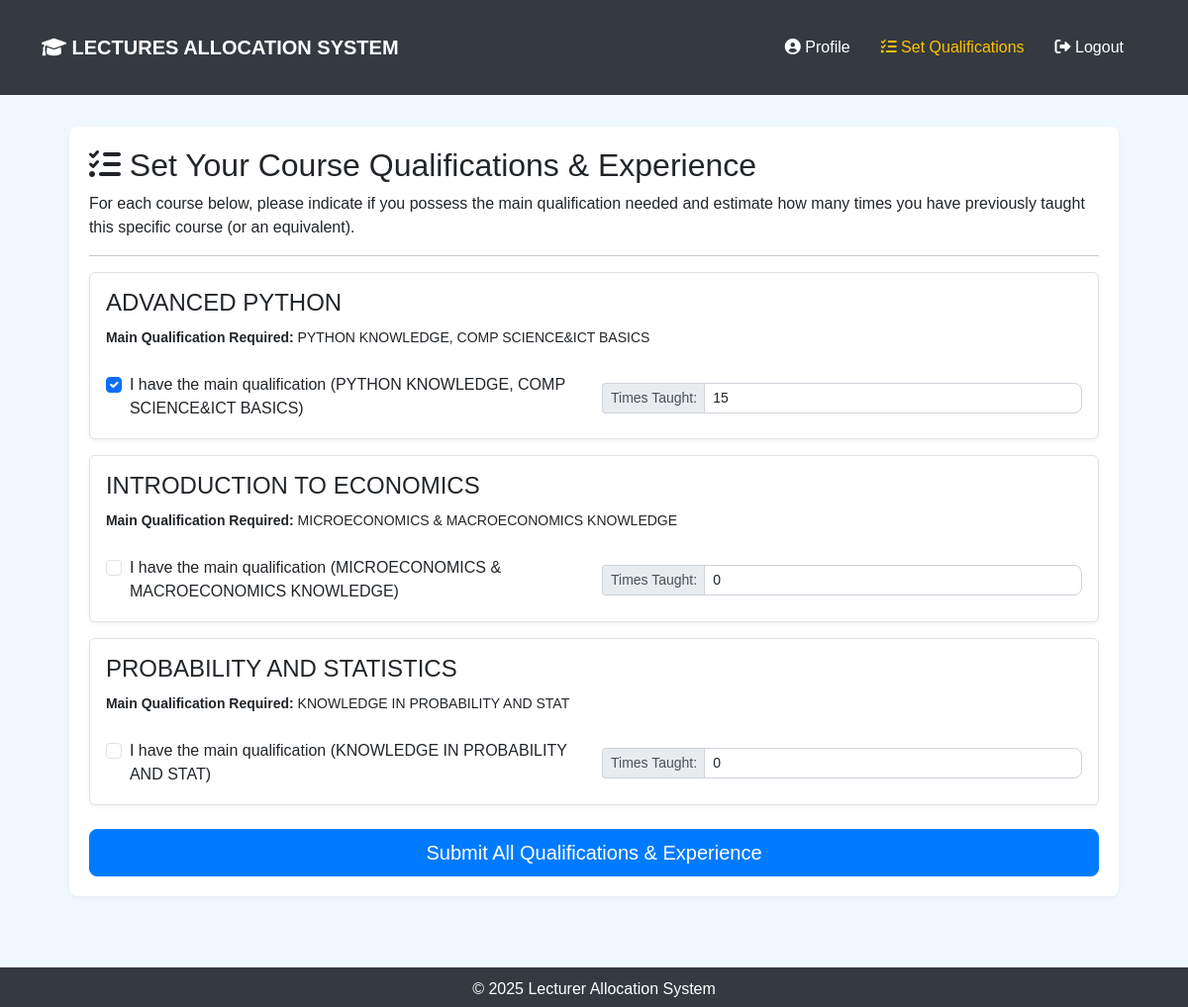
Screenshot of /lecturer/set_qualifications (signed in) with the database file from the repository.
### tables this page shows
CREATE TABLE courses (
            id INTEGER PRIMARY KEY AUTOINCREMENT,
            name TEXT NOT NULL,
            required_qual TEXT,
            difficulty INTEGER NOT NULL CHECK(difficulty >= 1 AND difficulty <= 10),
            lecturer_id INTEGER,
            main_qualification TEXT NOT NULL,
            FOREIGN KEY (lecturer_id) REFERENCES lecturers(id) ON DELETE SET NULL
        );

### MAIN.py (the view, shortened to what this page needs)
@app.route('/lecturer/set_qualifications', methods=['GET', 'POST'])
def lecturer_set_qualifications():
    if 'lecturer_id' not in session:
        flash("Please log in to set qualifications.", "warning"); return redirect(url_for('login'))
    lecturer_id = session['lecturer_id']; db = get_db(); c = db.cursor()
    courses = []; existing_qualifications = {}; error = None
    try:
        courses = c.execute('SELECT id, name, main_qualification FROM courses ORDER BY name').fetchall()
        c.execute('SELECT course_id, has_qualification, experience_years FROM lecturer_qualifications WHERE lecturer_id = ?', (lecturer_id,))
        for row in c.fetchall(): existing_qualifications[row['course_id']] = {'has_qual': bool(row['has_qualification']), 'exp': row['experience_years']}
    except Exception as e:
         print(f"Error loading data for set_qualifications: {e}"); flash("Error loading course data.", "danger")
         return render_template('lecturer_set_qualifications.html', courses=[], existing_qualifications={}, error="Failed to load course data.")
    return render_template('lecturer_set_qualifications.html', courses=courses, existing_qualifications=existing_qualifications, error=error)

### MAIN.py (called while the page is built)
def get_db():
    if 'db' not in g:
        g.db = sqlite3.connect(app.config['DATABASE'])
        g.db.row_factory = sqlite3.Row
    return g.db

### templates/lecturer_set_qualifications.html (shortened to what this page needs)
{% extends "base.html" %}
{% block content %}
<div class="form-container">
    <h2><i class="fas fa-tasks"></i> Set Your Course Qualifications & Experience</h2>
    <p>For each course below, please indicate if you possess the main qualification needed and estimate how many times you have previously taught this specific course (or an equivalent).</p>
    <hr>
    {% if courses %}
        <form method="POST" action="{{ url_for('lecturer_set_qualifications') }}">
            {% for course in courses %}
            <div class="course-card mb-3 p-3 border rounded">
                <h4>{{ course.name }}</h4>
                <p class="mb-1"><small><strong>Main Qualification Required:</strong> {{ course.main_qualification }}</small></p>
                <div class="row g-3 align-items-center mt-2">
                    <div class="col-md-6">
                         <div class="form-check">
                            <input class="form-check-input" type="checkbox"
                                   name="qual_{{ course.id }}" id="qual_{{ course.id }}"
                                   {% if existing_qualifications.get(course.id, {}).get('has_qual') %}checked{% endif %}>
                            <label class="form-check-label" for="qual_{{ course.id }}">
                                I have the main qualification ({{ course.main_qualification }})
                            </label>
                        </div>
                    </div>
                    <div class="col-md-6">
                        <div class="input-group input-group-sm">
                             <span class="input-group-text" id="exp_label_{{ course.id }}">Times Taught:</span>
                            <input type="number" class="form-control"
                                   name="exp_{{ course.id }}" id="exp_{{ course.id }}"
                                   min="0" value="{{ existing_qualifications.get(course.id, {}).get('exp', 0) }}"
                                   aria-describedby="exp_label_{{ course.id }}" required>
                         </div>
                    </div>
                </div>
            </div>
            {% endfor %}
            <div class="d-grid gap-2 mt-4">
                 <button type="submit" class="btn btn-primary btn-lg">Submit All Qualifications & Experience</button>
            </div>
        </form>
    {% else %}
        <div class="alert alert-warning">No courses are currently available in the system. Please check back later or contact the administrator.</div>
    {% endif %}
</div>
{% endblock %}

### templates/base.html (style rules this page uses)
body { background-color: #f0f8ff; font-family: 'Arial', sans-serif; margin: 0; padding-bottom: 60px; position: relative; min-height: 100vh; }
.auth-container, .admin-container, .profile-container, .form-container { background-color: #ffffff; border-radius: 8px; box-shadow: 0 2px 4px rgba(0,0,0,0.05); padding: 20px; margin: 2rem auto; }
.admin-container, .profile-container, .form-container { max-width: 95%; }
.course-card { background-color: #fff; border-left: 4px solid #007bff; border-radius: 8px; box-shadow: 0 2px 4px rgba(0,0,0,0.05); margin-bottom: 15px; padding: 15px; }
.btn-primary { background-color: #007bff; border-color: #007bff; }
.form-control { border-radius: 8px; border: 1px solid #ced4da; padding: 10px 15px; transition: border-color 0.3s ease, box-shadow 0.3s ease; }
.input-group-text { background-color: #e9ecef; border: 1px solid #ced4da; border-right: none; border-radius: 8px 0 0 8px; color: #495057; }
.input-group .form-control { border-radius: 0 8px 8px 0; }

### rows the page displays
courses: name "ADVANCED PYTHON", main_qualification "PYTHON KNOWLEDGE, COMP SCIENCE&ICT BASICS", id "☑", get "15"
courses: name "INTRODUCTION TO ECONOMICS", main_qualification "MICROECONOMICS & MACROECONOMICS KNOWLEDGE", get "0"
courses: name "PROBABILITY AND STATISTICS", main_qualification "KNOWLEDGE IN PROBABILITY AND STAT", get "0"
